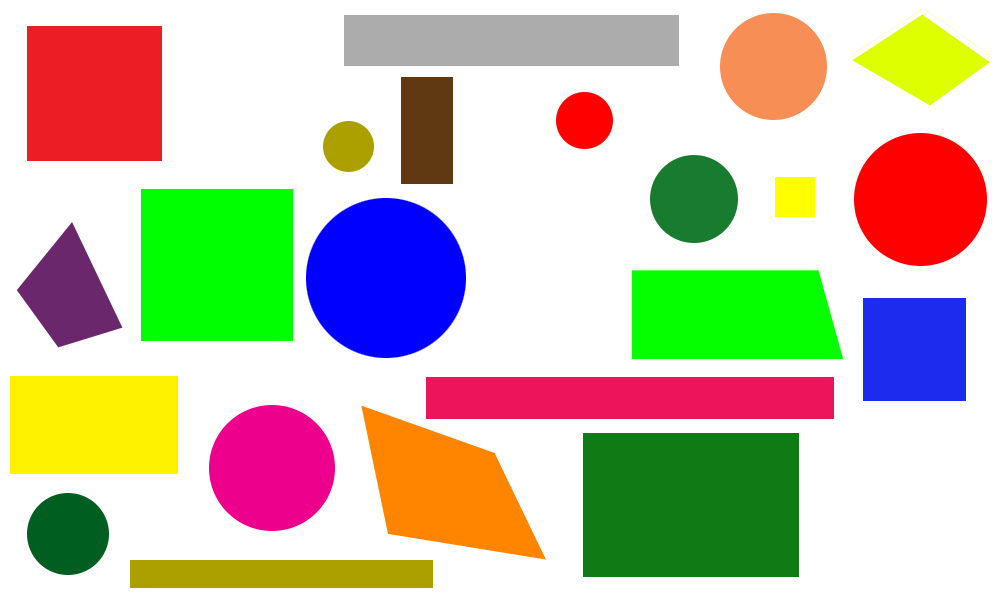
//> input picture input/7.png, 1000 x 600 px
$ ./detect_circle_to_image   (built with g++ and OpenCV 4)
//> lines starting //> are read from the running program, lines starting //| are printed output that depends on the picture; after the words box and inside, x2 and y2 are one past the last pixel; in counts of white or black regions, pixels touching at a corner belong together
#include "opencv2/imgproc/imgproc.hpp"
#include "opencv2/highgui/highgui.hpp"

using namespace cv;
using namespace std;

void main()
{
	// load ảnh
	Mat src = imread("7.png");
//> src is the input picture: 600 rows x 1000 cols, CV_8UC3; mean B, G, R 170.2, 193.6, 199.4
	// Tao image moi co cung kich thuoc voi image goc
	Mat dst_new = cvCreateMat(src.rows, src.cols, CV_8UC3);
	for (int i = 0; i < dst_new.cols * 3; i++)
	{
		for (int j = 0; j < dst_new.rows; j++)
		{
			dst_new.at<uchar>(Point(i, j)) = 255;
		}

	}
//> dst_new: 600 rows x 1000 cols, CV_8UC3; every value is 255
	// copy ảnh src sang dst
	Mat dst = src.clone();
	// chuyển ảnh xám
	Mat gray;
	cvtColor(src, gray, CV_BGR2GRAY);
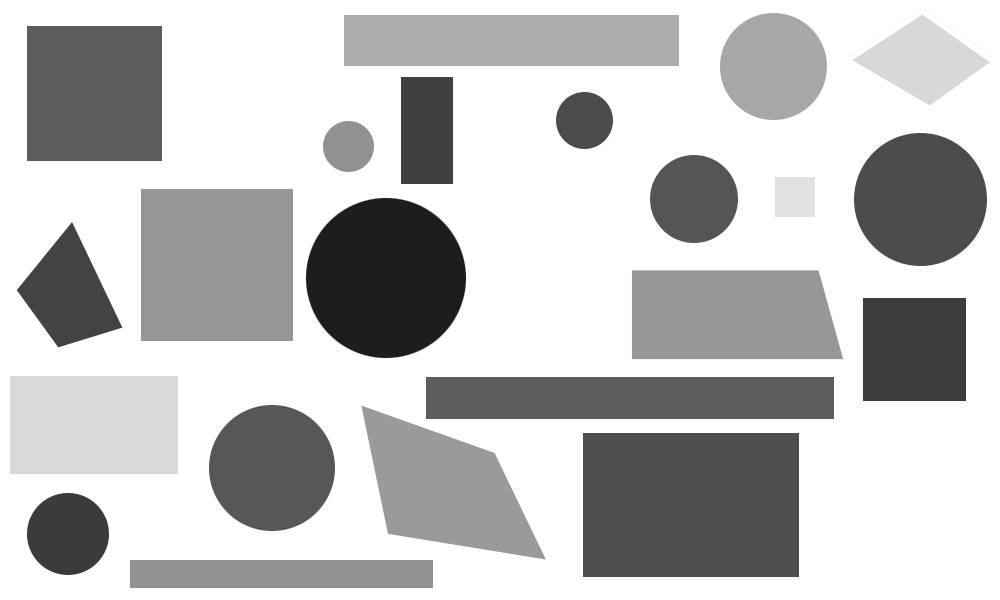
//> gray: 600 rows x 1000 cols, CV_8UC1; min 29, max 255, mean 192.7
	// chuyển ảnh bw
	Mat bw;
	// lọc canny để làm nổi các cạnh
	Canny(gray, bw, 0, 50, 5);
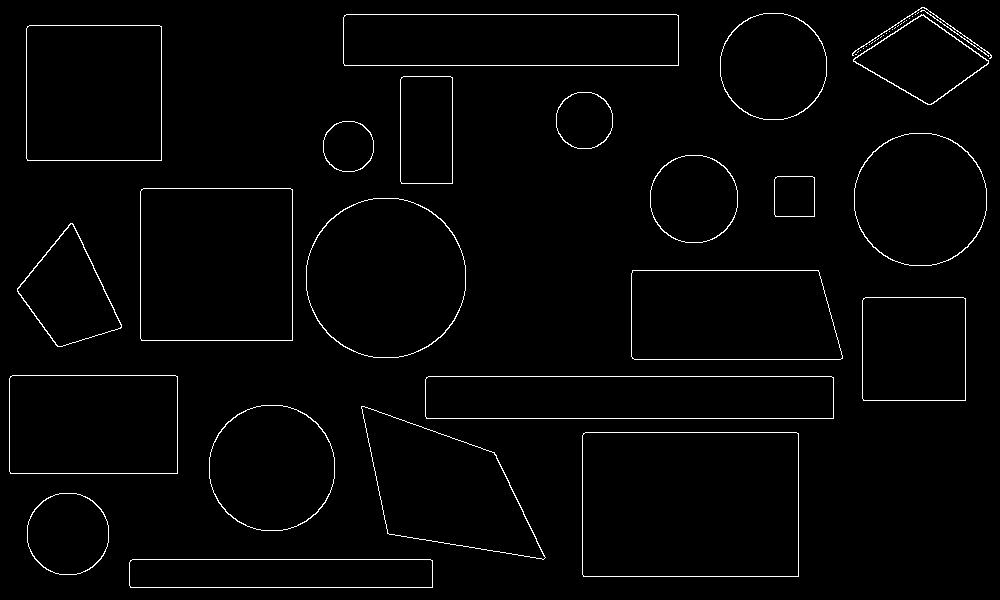
//> bw: 600 rows x 1000 cols, CV_8UC1; 1.8% white in thin lines or dots
	// gọi biến chứa đường bao
	vector<vector<Point> > contours;
	// tìm các đường bao có trong hình
	findContours(bw.clone(), contours, CV_RETR_EXTERNAL, CV_CHAIN_APPROX_SIMPLE);
//> contours = 47 contours, 23 with area under 20; largest, box (x1, y1, x2, y2) and area: (582, 432, 799, 577) 31097, (140, 188, 293, 341) 23097, (306, 198, 466, 358) 20151, (26, 25, 162, 161) 18218, (631, 270, 843, 360) 17741
	vector<Point> approx;
	// chạy vòng lặp từ đường bao đầu tiên đến đường bao cuối cùng tìm được
	for (int i = 0; i < contours.size(); i++)
	{
		// xác định các tham số hình học của đường bao
		approxPolyDP(Mat(contours[i]), approx, arcLength(Mat(contours[i]), true)*0.02, true);
		if (fabs(contourArea(contours[i])) < 100 || !isContourConvex(approx))
			continue;
		// nếu đường bao có nhiều hơn 6 cạnh --> hình tròn
		if (approx.size() > 6)
		{
			//
			double area = contourArea(contours[i]);
			Rect r = boundingRect(contours[i]);
			int radius = r.width / 2;
			Point center = Point(r.x + radius, r.y + radius);
			if (abs(1 - ((double)r.width / r.height)) <= 0.2 &&
				abs(1 - (area / (CV_PI * pow(radius, 2)))) <= 0.2)
			{
				circle(dst, center, radius, Scalar(255, 255, 255), 5);
			}
			//
			Point loc_text = Point(r.x + radius*0.4, r.y + radius*0.6);
			putText(dst, "Circle", loc_text, CV_FONT_NORMAL, 0.8, CV_RGB(255, 255, 255), 1);
			//
			ostringstream ostr;
			ostr << area;
			Point loc_area = Point(r.x + radius*0.4, r.y + radius*1.2);
			putText(dst, ostr.str(), loc_area, CV_FONT_NORMAL, 0.8, CV_RGB(255, 255, 255), 1);
			//
			Rect roi_circle = Rect(center.x - radius, center.y - radius, radius*2.1, radius*2.1);
			Mat roi_img = src(roi_circle);
			roi_img.copyTo(dst_new(roi_circle));
			imshow("Circle Image", dst_new);
		}
	}
//> this loop made 47 passes
//> (area, r, radius, center, loc_text, loc_area, roi_circle) on passes 2, 5, 11, 14, 15, 16: (5287, Rect(27, 493, 82, 82), 41, Point(68, 534), Point(43, 517), Point(43, 542), Rect(27, 493, 86, 86)), (12495, Rect(209, 405, 126, 126), 63, Point(272, 468), Point(234, 442), Point(234, 480), Rect(209, 405, 132, 132)), (20151, Rect(306, 198, 160, 160), 80, Point(386, 278), Point(338, 246), Point(338, 294), Rect(306, 198, 168, 168)), (6105, Rect(650, 155, 88, 88), 44, Point(694, 199), Point(667, 181), Point(667, 207), Rect(650, 155, 92, 92)), (13926, Rect(854, 133, 133, 133), 66, Point(920, 199), Point(880, 172), Point(880, 212), Rect(854, 133, 138, 138)), (2036.5, Rect(323, 121, 51, 51), 25, Point(348, 146), Point(333, 136), Point(333, 151), Rect(323, 121, 52, 52))
//> approx on passes 10, 19, 20, 21, 22, 23: 4 Points (x, y): [72, 223], [17, 288], [57, 346], [121, 327], 2 Points (x, y): [855, 54], [856, 54], 2 Points (x, y): [858, 51], [857, 52], 1 Point (x, y): [860, 50], 1 Point (x, y): [863, 48], 1 Point (x, y): [866, 46]
//> pass 2, `putText(dst, ostr.str(), loc_area, CV_FONT_NORMAL, 0.8, CV_RGB(255, 25..`:
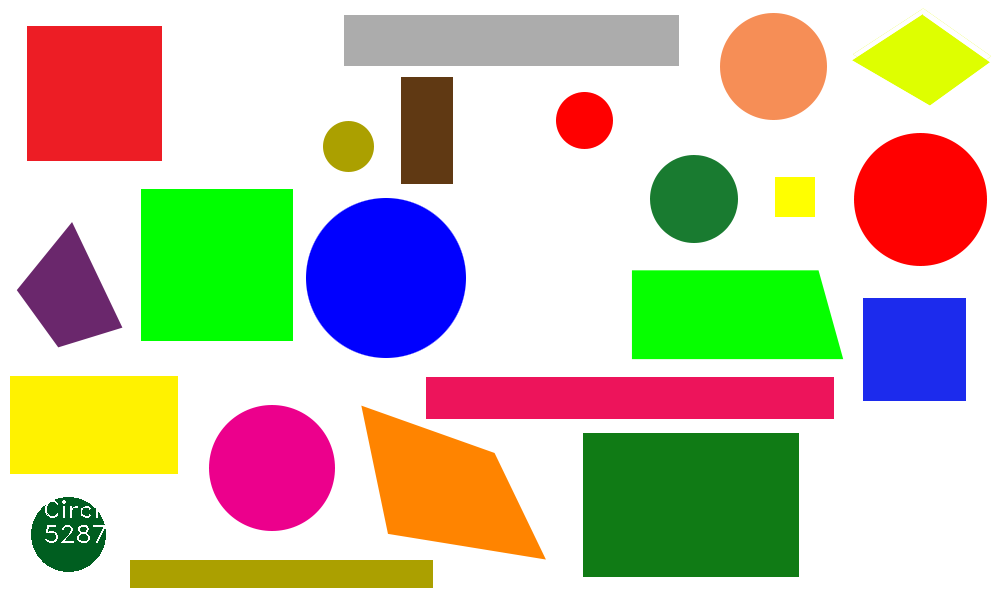
//> dst: 600 rows x 1000 cols, CV_8UC3; mean B, G, R 170.7, 194, 199.9
//> pass 2, `Mat roi_img = src(roi_circle);`:
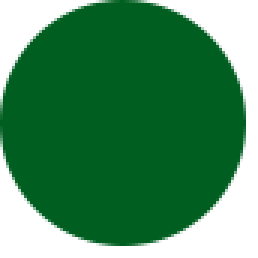
//> roi_img: 86 rows x 86 cols, CV_8UC3 (shown 3 times larger); mean B, G, R 95.8, 140.1, 73
//> pass 2, `imshow("Circle Image", dst_new);`:
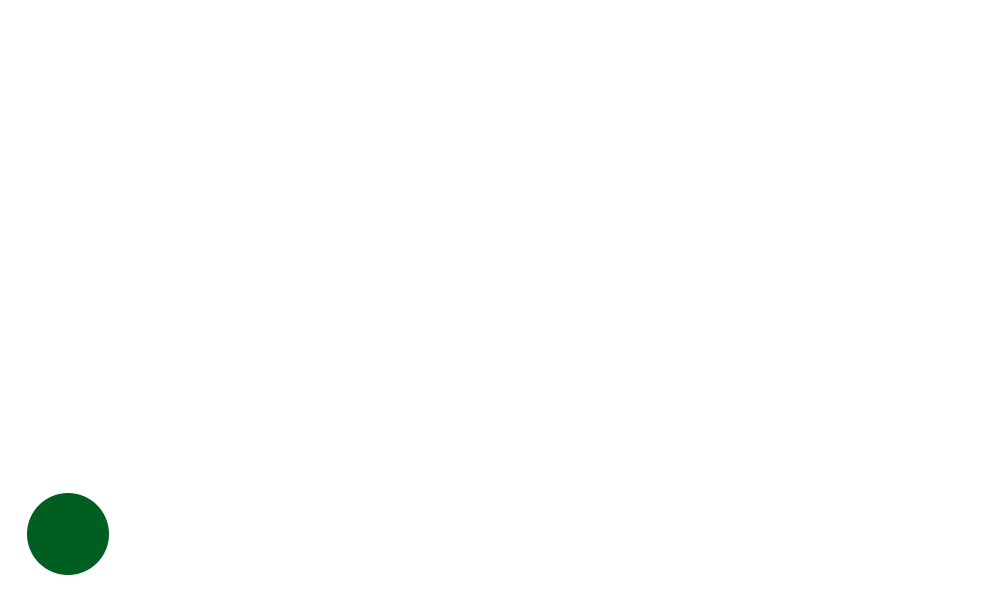
//> window 'Circle Image': 600 rows x 1000 cols, CV_8UC3; mean B, G, R 253, 253.6, 252.8
//> after the loop:
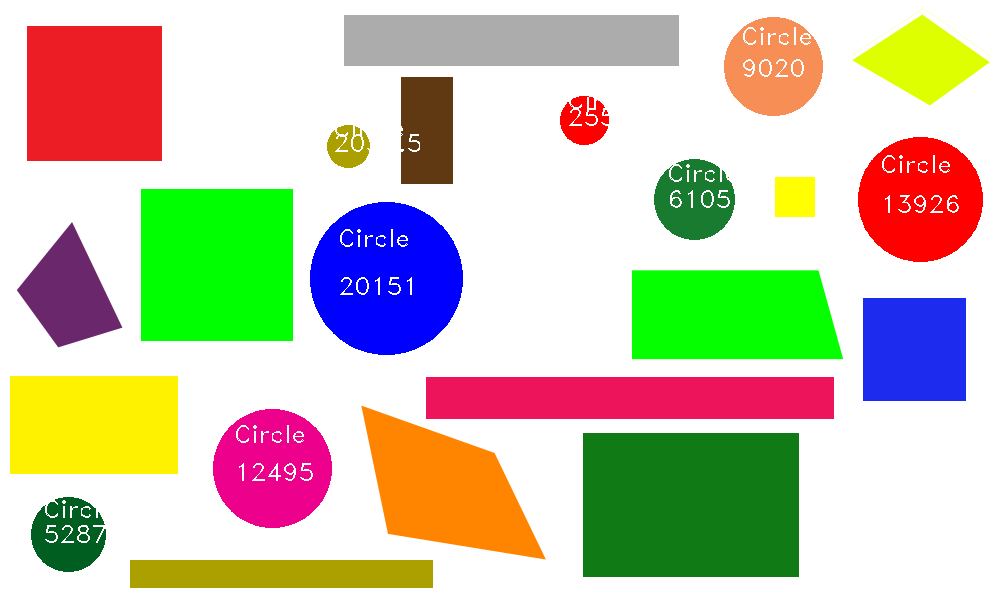
//> dst: 600 rows x 1000 cols, CV_8UC3; 2.16% of pixels changed, all inside (x1, y1, x2, y2) = (209, 13, 987, 531)
//> after the loop:
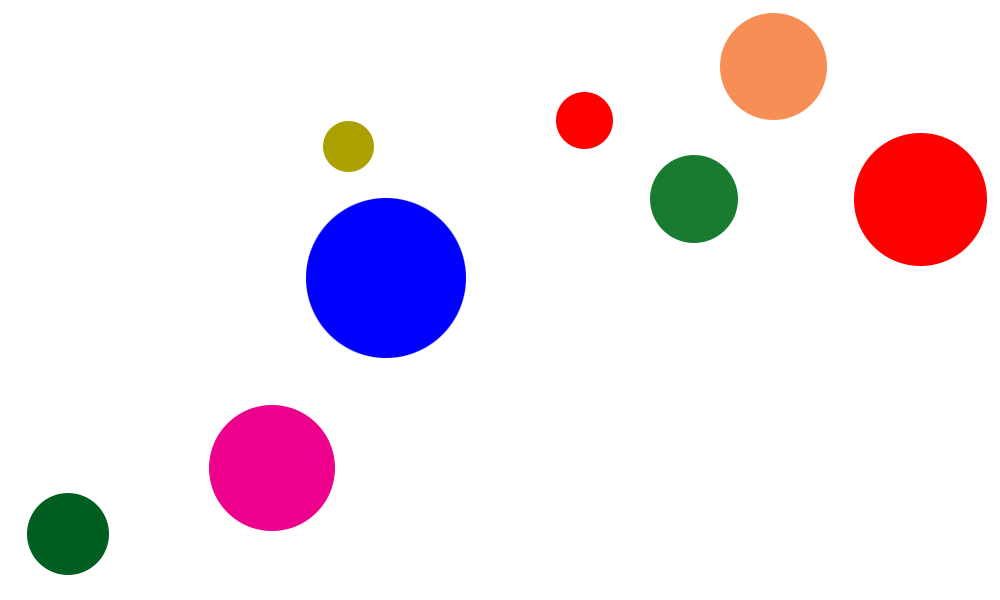
//> dst_new: 600 rows x 1000 cols, CV_8UC3; mean B, G, R 238.2, 229.4, 241.1
	imshow("Image", src);
	imshow("Detect Circle", dst);
	waitKey(0);
	cvDestroyAllWindows();
}

$ run again, with input/2.png copied over input/7.png
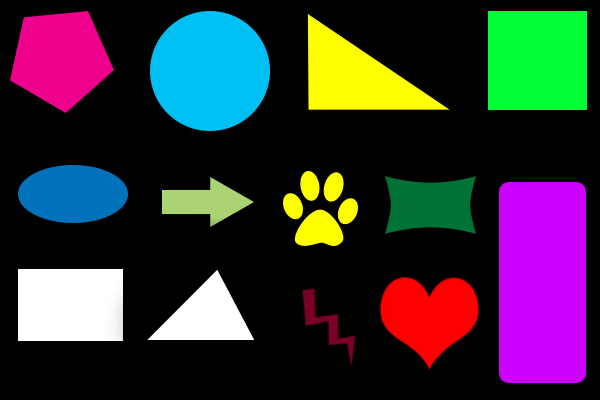
//> input picture input/2.png, 600 x 400 px
//> src is the input picture: 400 rows x 600 cols, CV_8UC3; mean B, G, R 54.3, 48, 52.4
//> `Canny(gray, bw, 0, 50, 5);`:
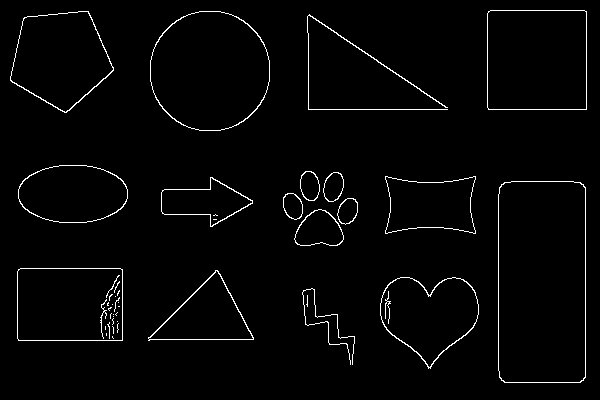
//> bw: 400 rows x 600 cols, CV_8UC1; 2.2% white in thin lines or dots, all inside (x1, y1, x2, y2) = (10, 10, 587, 383)
//> contours = 18 contours, 2 with area under 20; largest, box (x1, y1, x2, y2) and area: (498, 181, 586, 383) 17392, (150, 11, 270, 131) 11337, (487, 10, 587, 110) 9794, (17, 268, 123, 341) 7553, (10, 11, 114, 113) 7210
//> the loop `for (int i = 0; i < contours.size(); i++)` made 18 passes
//> (area, r, radius, center, loc_text, loc_area, roi_circle) on passes 7, 8, 12, 13: (394.5, Rect(337, 198, 21, 27), 10, Point(347, 208), Point(341, 204), Point(341, 210), Rect(337, 198, 21, 21)), (394.5, Rect(283, 193, 20, 27), 10, Point(293, 203), Point(287, 199), Point(287, 205), Rect(283, 193, 21, 21)), (448, Rect(323, 172, 21, 30), 10, Point(333, 182), Point(327, 178), Point(327, 184), Rect(323, 172, 21, 21)), (446, Rect(300, 171, 20, 30), 10, Point(310, 181), Point(304, 177), Point(304, 183), Rect(300, 171, 21, 21))
//> after the loop `for (int i = 0; i < contours.size(); i++)`:
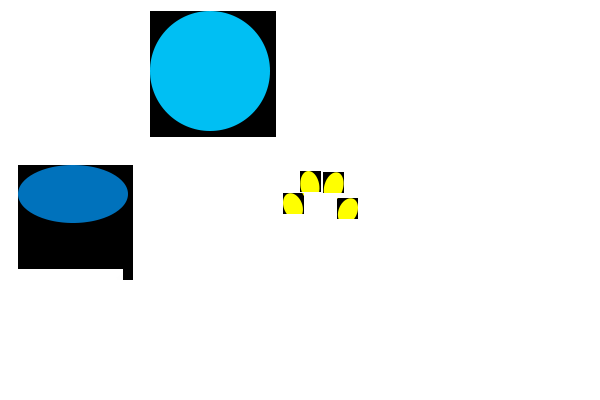
//> dst_new: 400 rows x 600 cols, CV_8UC3; mean B, G, R 238.8, 236.2, 224.9
